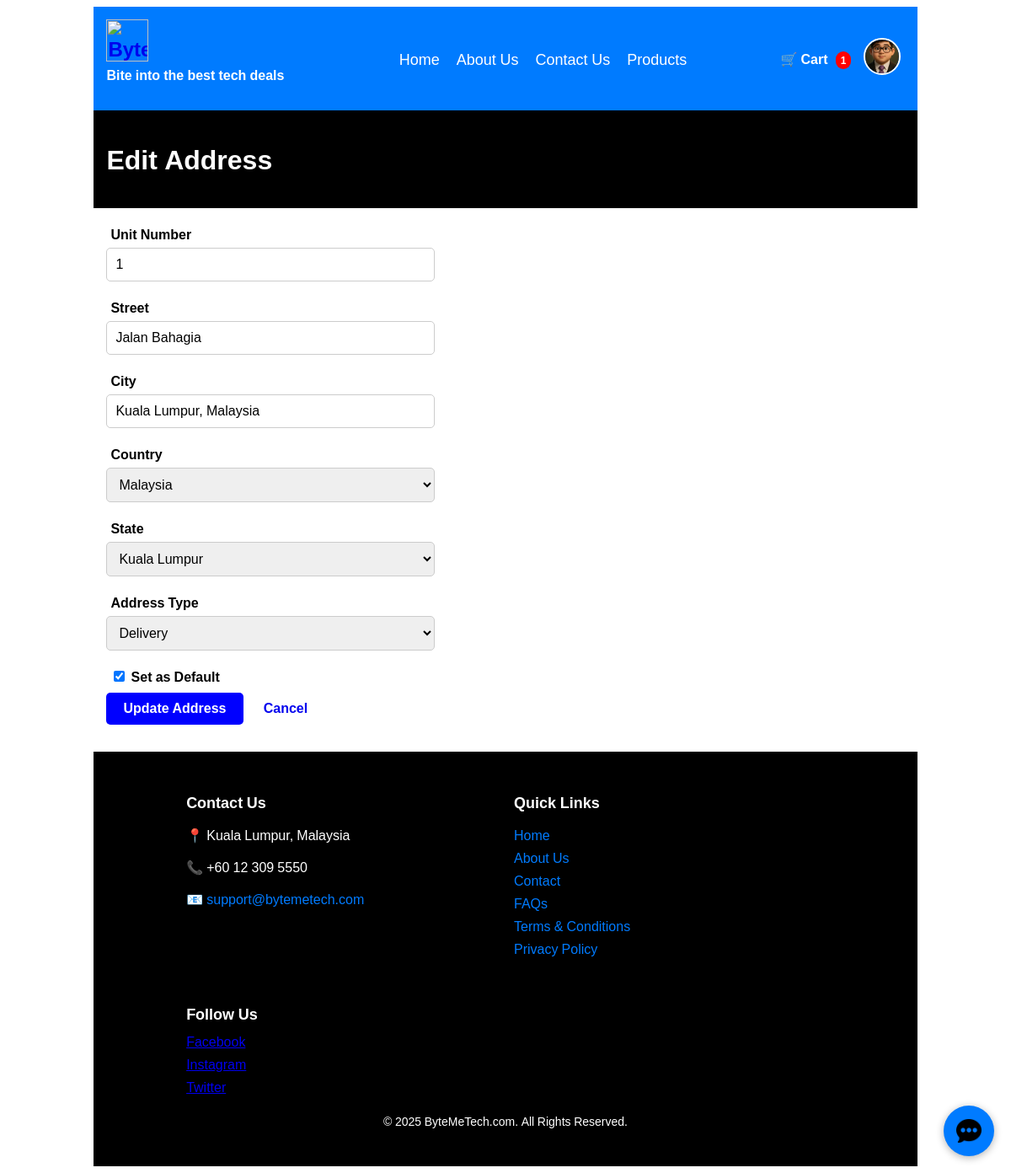
Screenshot of /page/edit-address.php?id=5 (signed in) with the database file from the repository.
### tables this page shows
CREATE TABLE `users` (
  `UID` int(11) NOT NULL,
  `USERNAME` varchar(50) NOT NULL,
  `FIRSTNAME` varchar(255) DEFAULT NULL,
  `LASTNAME` varchar(255) DEFAULT NULL,
  `GENDER` varchar(255) DEFAULT NULL,
  `EMAIL` varchar(255) DEFAULT NULL,
  `BIRTHDATE` date DEFAULT NULL,
  `PASSWORD` varchar(255) NOT NULL,
  `CREATED` datetime DEFAULT current_timestamp(),
  `LAST_LOGGEDIN` datetime DEFAULT NULL,
  `VERIFIED` tinyint(1) DEFAULT 0,
  `REMEMBER_ME_TOKEN` varchar(255) DEFAULT NULL,
  `PROFILE_PICTURE` varchar(255) DEFAULT '../images/default-profile.png'
);

CREATE TABLE `address` (
  `ADDID` int(11) NOT NULL,
  `UNIT_NUMBER` varchar(255) DEFAULT NULL,
  `STREET` varchar(255) DEFAULT NULL,
  `CITY` varchar(255) DEFAULT NULL,
  `STATE_ID` int(11) DEFAULT NULL,
  `COUNTRY_ID` int(11) DEFAULT NULL,
  `UID` int(11) NOT NULL,
  `TYPE` enum('Billing','Delivery') DEFAULT 'Delivery',
  `DEFAULT_ADDRESS` tinyint(1) DEFAULT 0
);

CREATE TABLE `countries` (
  `COUNTRY_ID` int(11) NOT NULL,
  `COUNTRY_NAME` varchar(255) NOT NULL
);

CREATE TABLE `states` (
  `STATE_ID` int(11) NOT NULL,
  `STATE_NAME` varchar(255) NOT NULL,
  `COUNTRY_ID` int(11) NOT NULL
);

### page/edit-address.php (the view, shortened to what this page needs)
<?php
require_once "../includes/config.php";
$uid = $_SESSION["user_id"];
$addid = (int) ($_GET["id"] ?? 0);
$stmt = $pdo->prepare("SELECT * FROM Address WHERE UID = :uid AND ADDID = :addid");
$stmt->execute(["uid" => $uid, "addid" => $addid]);
$address = $stmt->fetch();
$countries = $pdo->query("SELECT COUNTRY_ID, COUNTRY_NAME FROM Countries ORDER BY COUNTRY_NAME")->fetchAll(PDO::FETCH_ASSOC);
$states = $pdo->query("SELECT STATE_ID, STATE_NAME, COUNTRY_ID FROM States ORDER BY STATE_NAME")->fetchAll(PDO::FETCH_ASSOC);
include "../includes/headers.php";
?>
<!DOCTYPE html>
<html lang="en">
<head>
</head>
<body class="bg-light">
<?php include "../includes/navbar.php"; ?>
<div class="container bg-dark">
    <h1 class="white-text">Edit Address</h1>
</div>
<div class="container">
    <form method="post" class="login-form">
        <label>Unit Number</label>
        <input type="text" name="unit" class="input-field" value="<?= htmlspecialchars($address["UNIT_NUMBER"]) ?>">
        <label>Street</label>
        <input type="text" name="street" class="input-field" value="<?= htmlspecialchars($address["STREET"]) ?>">
        <label>City</label>
        <input type="text" name="city" class="input-field" value="<?= htmlspecialchars($address["CITY"]) ?>">
        <label>Country</label>
        <select name="country_id" id="country-select" class="input-field">
            <?php foreach ($countries as $c): ?>
                <option value="<?= $c["COUNTRY_ID"] ?>" <?= $c["COUNTRY_ID"] == $address["COUNTRY_ID"] ? "selected" : "" ?>>
                    <?= htmlspecialchars($c["COUNTRY_NAME"]) ?>
                </option>
            <?php endforeach; ?>
        </select>
        <label>State</label>
        <select name="state_id" id="state-select" class="input-field">
            <?php foreach ($states as $s): ?>
                <option value="<?= $s["STATE_ID"] ?>"
                        data-country="<?= $s["COUNTRY_ID"] ?>"
                        <?= $s["STATE_ID"] == $address["STATE_ID"] ? "selected" : "" ?>>
                    <?= htmlspecialchars($s["STATE_NAME"]) ?>
                </option>
            <?php endforeach; ?>
        </select>
        <label>Address Type</label>
        <select name="type" class="input-field">
            <option value="Delivery" <?= $address["TYPE"] === "Delivery" ? "selected" : "" ?>>Delivery</option>
        </select>
        <label>
            <input type="checkbox" name="default_address" <?= $address["DEFAULT_ADDRESS"] ? "checked" : "" ?>>
            Set as Default
        </label>
        <button type="submit" class="btn btn-blue">Update Address</button>
        <a href="address.php" class="btn btn-grey">Cancel</a>
    </form>
</div>
<?php include "../includes/footer.php"; ?>
</body>
</html>

### includes/navbar.php (shortened to what this page needs)
<?php
require_once "../includes/config.php";
$default_profile = "../images/default-profile.png";
$profile_picture = $default_profile;
if (isset($_SESSION['role']) && $_SESSION['role'] === 'admin') {
    $profile_picture = $default_profile;
} elseif (isset($_SESSION['role']) && $_SESSION['role'] === 'user') {
    $stmt = $pdo->prepare("SELECT PROFILE_PICTURE FROM users WHERE UID = :uid");
    $stmt->bindParam(":uid", $_SESSION["user_id"], PDO::PARAM_INT);
    $stmt->execute();
    $user = $stmt->fetch();
    if (!empty($user["PROFILE_PICTURE"])) {
        $profile_picture = $user["PROFILE_PICTURE"];
    }
}
?>
<?php
$cart_count = 0;
if (isset($_SESSION['user_id']) && $_SESSION['role'] === 'user') {
    $stmt = $pdo->prepare("SELECT SUM(QUANTITY) AS total FROM cart WHERE UID = ?");
    $stmt->execute([$_SESSION['user_id']]);
    $cart_count = $stmt->fetchColumn() ?? 0;
}
?>
<nav class="container navbar">
    <div class="logo">
        <a href="index.php">
            <img src="../images/ByteMe-Logo.png" alt="ByteMeTech Logo">
        </a>
        <p class="tagline white-text">Bite into the best tech deals</p>
    </div>
    <ul class="nav-links">
        <?php if (isset($_SESSION['role']) && $_SESSION['role'] === 'admin'): ?>
            <li><a href="admin-dashboard.php">Admin Dashboard</a></li>
            <li><a href="manage-users.php">Manage Users</a></li>
            <li><a href="manage-products.php">Manage Products</a></li>
            <li><a href="orders.php">Orders</a></li>
        <?php elseif (isset($_SESSION['role']) && $_SESSION['role'] === 'user'): ?>
            <li><a href="welcome.php">Home</a></li>
            <li><a href="about.php">About Us</a></li>
            <li><a href="contact.php">Contact Us</a></li>
            <li><a href="product.php">Products</a></li>
        <?php endif; ?>
    </ul>
    <div class="navbar-right">
        <?php if (isset($_SESSION['role']) && $_SESSION['role'] === 'user'): ?>
            <a href="cart.php" class="cart-link">
                🛒 Cart <span class="cart-count"><?= $cart_count ?></span>
            </a>
        <?php endif; ?>
        <?php if (isset($_SESSION['role'])): ?>
            <div class="profile-section">
                <img src="<?= htmlspecialchars($profile_picture) ?>?t=<?= time(); ?>"
                     class="profile-icon" id="profile-icon" alt="Profile">
            </div>
        <?php else: ?>
            <a href="login.php" class="btn btn-blue">Login</a>
        <?php endif; ?>
    </div>
</nav>
<div>
    <div id="chat-bubble">
        <img src="../images/chat-icon.png" alt="Chat" />
    </div>
</div>

### css/style.css (style rules this page uses)
body { font-family: "Noto Sans Georgian", sans-serif; }
.container { width: 80%; max-width: 1200px; margin: auto; padding: 15px; }
.white-text { color: white; }
.bg-dark { background-color: black; color: white; }
.btn { display: inline-block; padding: 10px 20px; border: none; cursor: pointer; text-decoration: none; font-size: 16px; border-radius: 5px; font-weight: bold; }
.btn-blue { background-color: blue; color: white; }
.navbar { background-color: #007bff; display: flex; justify-content: space-between; align-items: center; position: relative; }
.tagline { font-size: 16px; color: white; font-weight: bold; text-align: center; margin-top: 5px; }
.navbar .logo { font-size: 24px; color: white; font-weight: bold; }
.navbar .logo img { height: 50px; max-width: 200px; }
.nav-links { list-style: none; display: flex; gap: 20px; }
.nav-links li { display: inline; }
.nav-links a { color: white; text-decoration: none; font-size: 18px; }
.navbar-right { display: flex; align-items: center; gap: 15px; }
.login-form label { display: block; text-align: left; font-weight: bold; margin: 5px; }
.input-field { width: 100%; padding: 10px; max-width: 390px; margin-bottom: 15px; border: 1px solid #ccc; border-radius: 5px; font-size: 16px; box-sizing:border-box }
.profile-icon { width: 40px; height: 40px; border-radius: 50%; cursor: pointer; border: 2px solid #fff; object-fit: cover; }
.cart-link { display: inline-block; margin-left: 15px; color: white; text-decoration: none; position: relative; font-weight: bold; }
.cart-count { background: red; color: white; font-size: 12px; padding: 2px 6px; border-radius: 12px; margin-left: 5px; }
#chat-bubble { position: fixed; bottom: 20px; right: 20px; background: #007bff; border-radius: 50%; width: 60px; height: 60px; cursor: pointer; box-shadow: 0 2px 10px rgba(0,0,0,0.3); display: flex; justify-content: center; align-items: center; z-index: 999; }
#chat-bubble img { width: 30px; }

### rows the page displays
users: PROFILE_PICTURE (picture)
address: unit "1", street "Jalan Bahagia", city "Kuala Lumpur, Malaysia", country_id "Malaysia", state_id "Kuala Lumpur", type "Delivery", DEFAULT_ADDRESS "☑"

### other values shown
$cart_count "1"
